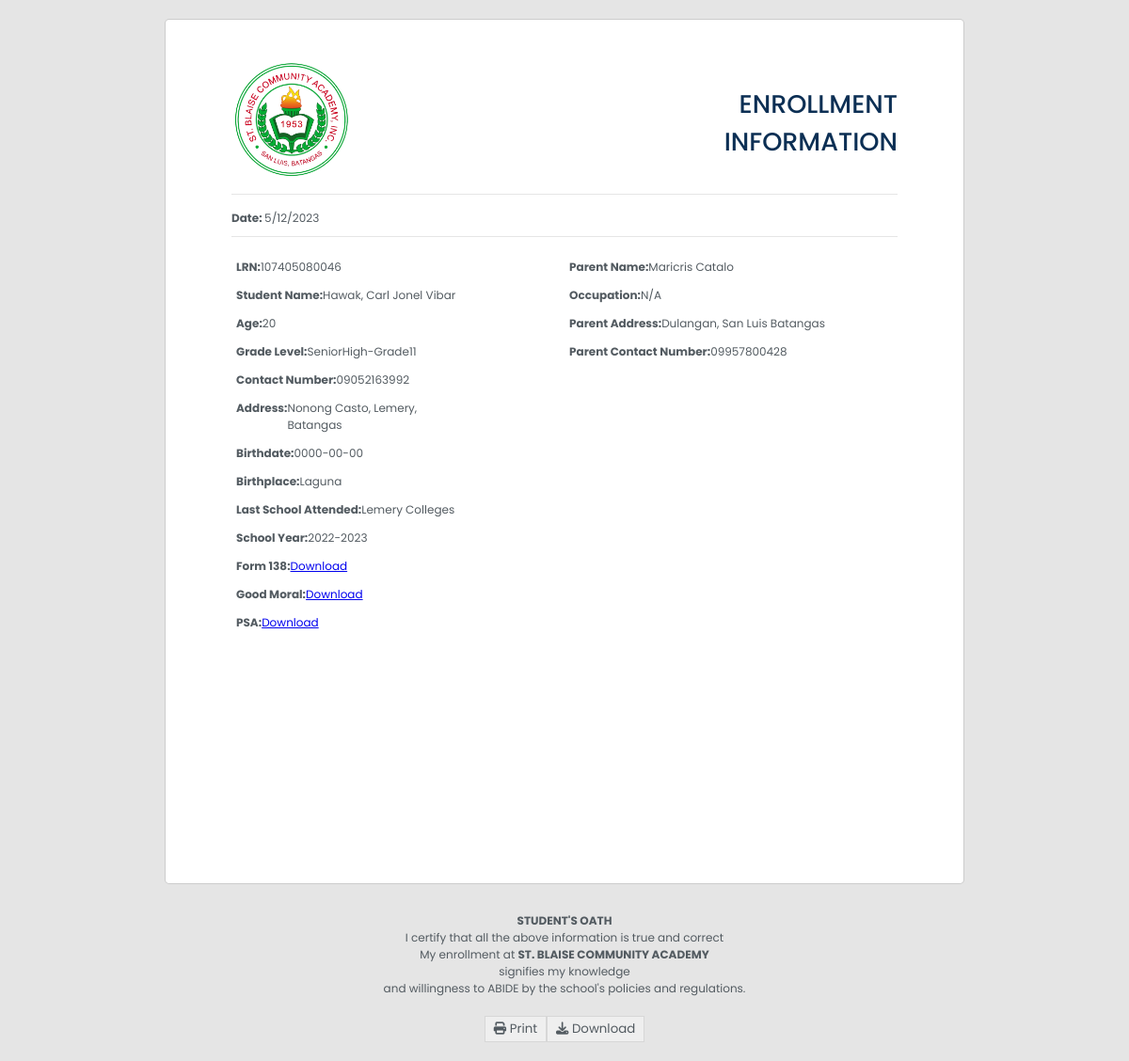
The page /enrollinfo/enrollinfo.php?lrn=107405080046 on the database its author committed.
### tables this page shows
CREATE TABLE `enrollment_form` (
  `id` int(11) NOT NULL,
  `LRN` varchar(20) DEFAULT NULL,
  `surname` varchar(50) DEFAULT NULL,
  `firstname` varchar(50) DEFAULT NULL,
  `middlename` varchar(50) DEFAULT NULL,
  `address` varchar(255) DEFAULT NULL,
  `contact_number` varchar(15) DEFAULT NULL,
  `age` int(11) DEFAULT NULL,
  `birthdate` date DEFAULT NULL,
  `birthplace` varchar(100) DEFAULT NULL,
  `last_school_attended` varchar(255) DEFAULT NULL,
  `school_year` varchar(10) DEFAULT NULL,
  `parent_name` varchar(100) DEFAULT NULL,
  `occupation` varchar(100) DEFAULT NULL,
  `parent_address` varchar(255) DEFAULT NULL,
  `parent_contact_number` varchar(15) DEFAULT NULL,
  `card_138` varchar(255) DEFAULT NULL,
  `good_moral` varchar(255) DEFAULT NULL,
  `psa` varchar(255) DEFAULT NULL,
  `grantee` varchar(255) DEFAULT NULL,
  `other_specify` varchar(255) DEFAULT NULL,
  `grade_level` varchar(20) DEFAULT NULL,
  `created_at` timestamp NOT NULL DEFAULT current_timestamp(),
  `email` varchar(255) NOT NULL
);

### enrollinfo/enrollinfo.php (the view, shortened to what this page needs)
<?php
include('config.php');
$lrn = $_GET['lrn'];
$sql = "SELECT * FROM enrollment_form WHERE lrn = $lrn LIMIT 1";
$result = $conn->query($sql);
$row = $result->fetch_assoc();
$name = $row['surname'] . ", " . $row['firstname'] . " " . $row['middlename'];
$age = $row['age'];
$grade_level = $row['grade_level'];
$contact_number = $row['contact_number'];
$address = $row['address'];
$birthdate = $row['birthdate'];
$birthplace = $row['birthplace'];
$last_school_attended = $row['last_school_attended'];
$school_year = $row['school_year'];
$parent_name = $row['parent_name'];
$parent_contact_number = $row['parent_contact_number'];
$parent_address = $row['parent_address'];
$occupation = $row['occupation'];
$card = $row['card_138'];
$goodmoral = $row['good_moral'];
$psa = $row['psa'];
?>
<!DOCTYPE html>
<html>
<head>
    <link rel="stylesheet" href="https://cdnjs.cloudflare.com/ajax/libs/font-awesome/6.2.1/css/all.min.css" />
    <link rel="stylesheet" href="enrollinfo.css">
</head>
<body>
    <div class="invoice-wrapper" id="print-area">
        <div class="invoice">
            <div class="invoice-container">
                <div class="invoice-head">
                    <div class="invoice-head-top">
                        <div class="invoice-head-top-left text-start">
                            <img src="logo.png">
                        </div>
                        <div class="invoice-head-top-right text-end">
                            <h3>ENROLLMENT INFORMATION</h3>
                        </div>
                    </div>
                    <div class="hr"></div>
                    <div class="invoice-head-middle">
                        <div class="invoice-head-middle-left text-start">
                            <p><b>Date: </b><span type="text" id="dateDisplay" readonly></span></p>
                        </div>
                        <div class="invoiceno">
                        </div>
                    </div>
                    <div class="hr"></div>
                    <div class="invoice-head-bottom">
                        <div class="invoice-head-bottom-left">
                            <ul>
                                <li class='text-bold'>LRN: <a class="info"><?php echo $lrn; ?></a></li>
                                <li class='text-bold'>Student Name: <a class="info"><?php echo $name; ?></a></li>
                                <li class='text-bold'>Age: <a class="info"><?php echo $age; ?></a></li>
                                <li class='text-bold'>Grade Level: <a class="info"><?php echo $grade_level; ?></a></li>
                                <li class='text-bold'>Contact Number: <a class="info"><?php echo $contact_number; ?></a></li>
                                <li class='text-bold'>Address: <a class="info"><?php echo $address; ?></a></li>
                                <li class='text-bold'>Birthdate: <a class="info"><?php echo $birthdate; ?></a></li>
                                <li class='text-bold'>Birthplace: <a class="info"><?php echo $birthplace; ?></a></li>
                                <li class='text-bold'>Last School Attended: <a class="info"><?php echo $last_school_attended; ?></a></li>
                                <li class='text-bold'>School Year: <a class="info"><?php echo $school_year; ?></a></li>
                                <li class='text-bold'>Form 138: <a class="info" href="/uploads/<?php echo $card; ?>" download="Form 138 <?php echo $name; ?>">Download</a></li>
                                <li class='text-bold'>Good Moral: <a class="info" href="/uploads/<?php echo $goodmoral; ?>" download="Good Moral <?php echo $name; ?>">Download</a></li>
                                <li class='text-bold'>PSA: <a class="info" href="/uploads/<?php echo $psa; ?>" download="PSA <?php echo $name; ?>">Download</a></li>
                            </ul>
                        </div>
                        <div class="invoice-head-bottom-right">
                            <ul class="text-end">
                                <li class='text-bold'>Parent Name: <a class="info"><?php echo $parent_name; ?></a></li>
                                <li class='text-bold'>Occupation: <a class="info"><?php echo $occupation; ?></a> </li>
                                <li class='text-bold'>Parent Address: <a class="info"><?php echo $parent_address; ?></a></li>
                                <li class='text-bold'>Parent Contact Number: <a class="info"><?php echo $parent_contact_number; ?></li>
                        </div>
                    </div>
                </div>
            </div>
        </div>
        <div class="studentoath">
            <b class="SA">STUDENT'S OATH</b>
            <p class="oath">I certify that all the above information is true and correct <br>
                My enrollment at <b>ST. BLAISE COMMUNITY ACADEMY</b><br>
                signifies my knowledge<br>
                and willingness to ABIDE by the school's policies and regulations.</p>
            <div class="invoice-btns">
                <button type="button" class="invoice-btn" onclick="printInvoice()">
                    <span>
                        <i class="fa-solid fa-print"></i>
                    </span>
                    <span>Print</span>
                </button>
                <button type="button" class="invoice-btn">
                    <span>
                        <i class="fa-solid fa-download"></i>
                    </span>
                    <span>Download</span>
                </button>
            </div>
        </div>
    </div>
</body>
</html>

### enrollinfo/enrollinfo.css (style rules this page uses)
*, *::after, *::before { padding: 0; margin: 0; box-sizing: border-box; }
:root { --blue-color: #0c2f54; --dark-color: #535b61; --white-color: #fff; }
ul { list-style-type: none; }
ul li { margin: 2px 0; }
.text-end { text-align: right; }
.text-start { text-align: left; }
.text-bold { font-weight: 700; margin-right: 100px; }
.info { font-weight: normal; }
.hr { height: 1px; background-color: rgba(0, 0, 0, 0.1); }
body { font-family: 'Poppins', sans-serif; color: var(--dark-color); font-size: 12px; }
.invoice-wrapper { min-height: 100vh; background-color: rgba(0, 0, 0, 0.1); padding-top: 20px; padding-bottom: 20px; }
.invoice { max-width: 850px; margin-right: auto; margin-left: auto; background-color: var(--white-color); padding: 70px; border: 1px solid rgba(0, 0, 0, 0.2); border-radius: 5px; min-height: 920px; }
.invoice-head-top-left img { width: 130px; margin-top: -30px; }
.invoice-head-top-right h3 { font-weight: 500; font-size: 27px; color: var(--blue-color); }
.invoice-head-middle, .invoice-head-bottom { padding: 16px 0; }
.invoice-head-bottom-right { display: flex; justify-content: left; align-items: left; margin-right: -100px; }
.text-bold { display: flex; justify-content: left; padding: 5px; }
.invoice-btns { margin-top: 20px; display: flex; justify-content: center; }
.invoice-btn { padding: 3px 9px; color: var(--dark-color); font-family: inherit; border: 1px solid rgba(0, 0, 0, 0.1); cursor: pointer; }
.invoice-head-top, .invoice-head-middle, .invoice-head-bottom { display: grid; grid-template-columns: repeat(2, 1fr); padding-bottom: 10px; }
.studentoath { text-align: center ; margin-top: 30px; }

### rows shown on the page
enrollment_form: name "Hawak, Carl Jonel Vibar", age "20", grade_level "SeniorHigh-Grade11", contact_number "09052163992", address "Nonong Casto, Lemery, Batangas", birthdate "0000-00-00", birthplace "Laguna", last_school_attended "Lemery Colleges", school_year "2022-2023", parent_name "Maricris Catalo", occupation "N/A", parent_address "Dulangan, San Luis Batangas", parent_contact_number "09957800428"

### other values the page prints
$lrn "107405080046"
